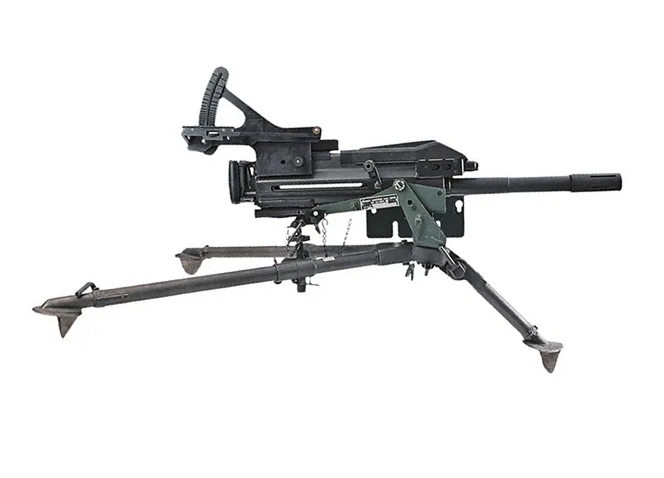
#> input picture v0512_tools/ref/mk19_level.png, 664 x 478 px, found by its file name
$ python mk19_v6.py
#> lines starting #> are read from the running program, lines starting #| are printed output that depends on the picture; after the words box and inside, x2 and y2 are one past the last pixel; in counts of white or black regions, pixels touching at a corner belong together
"""
Mk19 item sprite v5, same method as m230_v5.py. The user's photo (ref/mk19.png, on its tripod, seen from the front left)
is turned 13 deg so the barrel is level (ref/mk19_level.png); parts are laid out on a grid measured off that (1 cell =
8 px, origin (180, 72)); inside each part the shading comes from the photo's brightness in the cell; top edges lifted a
step, bottom edges dropped a step, outline. The tripod is left off (it's an item you hold); the cradle and its plate stay.
"""
from PIL import Image, ImageDraw
import numpy as np

SRC = np.asarray(Image.open('/home/claude/art/ref/mk19_level.png').convert('RGB')).astype(np.float32)
X0, Y0, S = 180, 72, 8
W, H = 58, 22
OUT = (20, 20, 26)
RAMP = {
    'blk': [(26, 27, 33), (38, 40, 48), (54, 57, 66), (74, 78, 89), (100, 105, 118), (134, 140, 154)],
    'olv': [(40, 52, 36), (58, 74, 50), (80, 98, 66), (106, 126, 88)],
    'bar': [(34, 36, 42), (52, 55, 63), (74, 78, 88), (104, 109, 120)],
}


def cell_lum(x, y):
    blk = SRC[Y0 + y * S:Y0 + (y + 1) * S, X0 + x * S:X0 + (x + 1) * S]
    m = blk.min(-1) < 238
    return blk.mean(-1)[m].mean() if m.any() else None


lab = np.full((H, W), '', dtype=object)


def fill(x0, y0, x1, y1, part):
    lab[y0:y1 + 1, x0:x1 + 1] = part


seg = np.zeros((H, W), int)      # which piece each cell belongs to (for the seam lines only)
_n = [0]


def poly(points_photo, part, thr=0.45, same=False, seam_only=False):
    """rasterise a polygon given in photo px and mark the cells it mostly covers"""
#> called with part = 'blk', thr = 0.45, same = False, seam_only = False
    im = Image.new('L', (W * S, H * S), 0)
#> im: PIL image 464x176 L; every value is 0
    ImageDraw.Draw(im).polygon([(x - X0, y - Y0) for x, y in points_photo], fill=255)
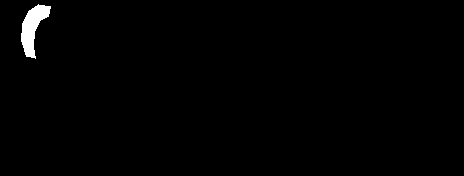
#> im: PIL image 464x176 L; 0.96% white; 1 white region, box (x1, y1, x2, y2) and area: (21, 4, 51, 59) 787
    cov = np.asarray(im, np.float32).reshape(H, S, W, S).mean(axis=(1, 3)) / 255
    if not same:
        _n[0] += 1
    m = cov >= thr
#> m: shape (22, 58) bool; 0.71% white in thin lines or dots, all inside (x1, y1, x2, y2) = (3, 1, 6, 7)
    if seam_only:
        m &= lab != ''
    else:
        lab[m] = part
    seg[m] = _n[0]


# ---- layout (photo px, levelled photo) ----
# arched ribbed grip and the brace down to the receiver top: a triangle frame with its hole
poly([(206, 128), (201, 112), (202, 96), (208, 83), (218, 76), (230, 78), (228, 88), (220, 92), (214, 104), (213, 118), (215, 130)], 'blk')
poly([(222, 86), (232, 86), (290, 126), (280, 134)], 'blk', 0.4)
#> in poly (call 2), `ImageDraw.Draw(im).polygon([(x - X0, y - Y0) for x, y in points_photo]..`: im: PIL image 464x176 L; 0.89% white; 1 white region, box (x1, y1, x2, y2) and area: (42, 14, 111, 63) 723
#> in poly (call 2), `m = cov >= thr`: m: shape (22, 58) bool; 1% white in thin lines or dots, all inside (x1, y1, x2, y2) = (6, 2, 14, 8)
# rear rail with its holes, and the knob under it
poly([(182, 124), (240, 124), (240, 142), (182, 142)], 'blk')
#> in poly (call 3), `ImageDraw.Draw(im).polygon([(x - X0, y - Y0) for x, y in points_photo]..`: im: PIL image 464x176 L; 1.4% white; 1 white region, box (x1, y1, x2, y2) and area: (2, 52, 61, 71) 1121
#> in poly (call 3), `m = cov >= thr`: m: shape (22, 58) bool; 1.7% white; 1 white region, box (x1, y1, x2, y2) and area: (0, 6, 8, 9) 22
poly([(208, 142), (222, 142), (222, 152), (208, 152)], 'blk')
#> in poly (call 4), `ImageDraw.Draw(im).polygon([(x - X0, y - Y0) for x, y in points_photo]..`: im: PIL image 464x176 L; 0.2% white; 1 white region, box (x1, y1, x2, y2) and area: (28, 70, 43, 81) 165
#> in poly (call 4), `m = cov >= thr`: m: shape (22, 58) bool; 0.16% white in thin lines or dots, all inside (x1, y1, x2, y2) = (3, 9, 5, 10)
# receiver: the raised rear section, the long top cover, the body, the rounded end cap, the lower rear step
poly([(236, 126), (322, 126), (322, 206), (236, 206)], 'blk')
#> in poly (call 5), `ImageDraw.Draw(im).polygon([(x - X0, y - Y0) for x, y in points_photo]..`: im: PIL image 464x176 L; 8.6% white; 1 white region, box (x1, y1, x2, y2) and area: (56, 54, 143, 135) 7047
#> in poly (call 5), `m = cov >= thr`: m: shape (22, 58) bool; 8.6% white; 1 white region, box (x1, y1, x2, y2) and area: (7, 7, 18, 17) 110
poly([(318, 142), (460, 136), (472, 150), (472, 206), (318, 206)], 'blk')
#> in poly (call 6), `ImageDraw.Draw(im).polygon([(x - X0, y - Y0) for x, y in points_photo]..`: im: PIL image 464x176 L; 12.8% white; 1 white region, box (x1, y1, x2, y2) and area: (138, 64, 293, 135) 10418
#> in poly (call 6), `m = cov >= thr`: m: shape (22, 58) bool; 13.5% white; 1 white region, box (x1, y1, x2, y2) and area: (17, 8, 37, 17) 172
poly([(318, 142), (460, 136), (472, 150), (472, 154), (318, 156)], 'blk', seam_only=True)   # the top cover over the body
#> in poly (call 7), `ImageDraw.Draw(im).polygon([(x - X0, y - Y0) for x, y in points_photo]..`: im: PIL image 464x176 L; 3% white; 1 white region, box (x1, y1, x2, y2) and area: (138, 64, 293, 85) 2437
#> in poly (call 7), `m = cov >= thr`: m: shape (22, 58) bool; 3.2% white in thin lines or dots, all inside (x1, y1, x2, y2) = (17, 8, 36, 11)
poly([(230, 158), (252, 158), (254, 202), (230, 202)], 'blk')
#> in poly (call 8), `ImageDraw.Draw(im).polygon([(x - X0, y - Y0) for x, y in points_photo]..`: im: PIL image 464x176 L; 1.3% white; 1 white region, box (x1, y1, x2, y2) and area: (50, 86, 75, 131) 1079
#> in poly (call 8), `m = cov >= thr`: m: shape (22, 58) bool; 1.2% white; 1 white region (1 under 20 px)
poly([(254, 200), (332, 200), (332, 216), (254, 216)], 'blk')
#> in poly (call 9), `ImageDraw.Draw(im).polygon([(x - X0, y - Y0) for x, y in points_photo]..`: im: PIL image 464x176 L; 1.6% white; 1 white region, box (x1, y1, x2, y2) and area: (74, 128, 153, 145) 1343
#> in poly (call 9), `m = cov >= thr`: m: shape (22, 58) bool; 1.6% white in thin lines or dots, all inside (x1, y1, x2, y2) = (9, 16, 19, 18)
poly([(470, 158), (480, 158), (480, 176), (470, 176)], 'blk')
#> in poly (call 10), `ImageDraw.Draw(im).polygon([(x - X0, y - Y0) for x, y in points_photo]..`: im: PIL image 464x176 L; 0.26% white; 1 white region, box (x1, y1, x2, y2) and area: (290, 86, 301, 105) 209
#> in poly (call 10), `m = cov >= thr`: m: shape (22, 58) bool; 0.31% white in thin lines or dots, all inside (x1, y1, x2, y2) = (36, 11, 38, 13)
# the cradle: black mounting plate with the notch, the olive plate and its arm
poly([(364, 204), (466, 204), (466, 240), (364, 240)], 'blk')
#> in poly (call 11), `ImageDraw.Draw(im).polygon([(x - X0, y - Y0) for x, y in points_photo]..`: im: PIL image 464x176 L; 4.7% white; 1 white region, box (x1, y1, x2, y2) and area: (184, 132, 287, 169) 3811
#> in poly (call 11), `m = cov >= thr`: m: shape (22, 58) bool; 5% white; 1 white region, box (x1, y1, x2, y2) and area: (23, 16, 36, 21) 64
poly([(356, 186), (438, 186), (440, 204), (356, 204)], 'olv')
#> in poly (call 12), `ImageDraw.Draw(im).polygon([(x - X0, y - Y0) for x, y in points_photo]..`:
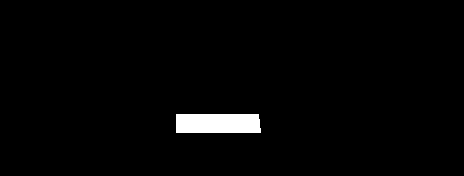
#> im: PIL image 464x176 L; 2% white; 1 white region, box (x1, y1, x2, y2) and area: (176, 114, 261, 133) 1596
#> in poly (call 12), `m = cov >= thr`: m: shape (22, 58) bool; 2.4% white; 1 white region, box (x1, y1, x2, y2) and area: (22, 14, 33, 17) 31
poly([(392, 186), (408, 184), (448, 244), (434, 248)], 'olv')
#> in poly (call 13), `ImageDraw.Draw(im).polygon([(x - X0, y - Y0) for x, y in points_photo]..`:
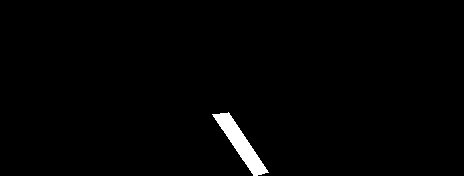
#> im: PIL image 464x176 L; 1.3% white; 1 white region, box (x1, y1, x2, y2) and area: (212, 112, 269, 176) 1101
#> in poly (call 13), `m = cov >= thr`: m: shape (22, 58) bool; 1.4% white in thin lines or dots, all inside (x1, y1, x2, y2) = (27, 14, 33, 22)
# barrel and flash suppressor
poly([(478, 172), (596, 172), (596, 189), (478, 189)], 'bar', 0.4)
#> in poly (call 14), `ImageDraw.Draw(im).polygon([(x - X0, y - Y0) for x, y in points_photo]..`:
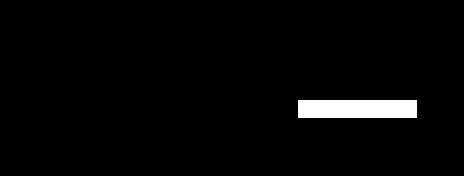
#> im: PIL image 464x176 L; 2.6% white; 1 white region, box (x1, y1, x2, y2) and area: (298, 100, 417, 118) 2142
#> in poly (call 14), `cov = np.asarray(im, np.float32).reshape(H, S, W, S).mean(axis=(1, 3))..`:
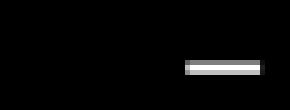
#> cov: shape (22, 58) float32 (shown 5 times larger); min 0, max 1, mean 0.0262
#> in poly (call 14), `m = cov >= thr`: m: shape (22, 58) bool; 3.4% white; 1 white region, box (x1, y1, x2, y2) and area: (37, 12, 52, 15) 44
poly([(590, 166), (642, 166), (642, 192), (590, 192)], 'bar')
#> in poly (call 15), `ImageDraw.Draw(im).polygon([(x - X0, y - Y0) for x, y in points_photo]..`:
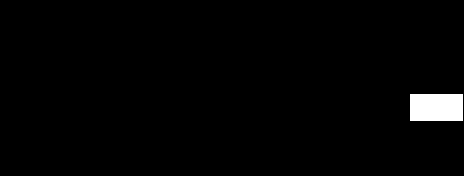
#> im: PIL image 464x176 L; 1.8% white; 1 white region, box (x1, y1, x2, y2) and area: (410, 94, 463, 121) 1431
#> in poly (call 15), `m = cov >= thr`:
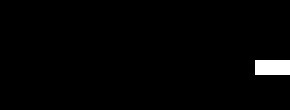
#> m: shape (22, 58) bool (shown 5 times larger); 1.6% white; 1 white region, box (x1, y1, x2, y2) and area: (51, 12, 58, 15) 21

img = np.zeros((H, W, 4), np.uint8)
for part, ramp in RAMP.items():
    cells = [(y, x) for y in range(H) for x in range(W) if lab[y, x] == part]
    raw = {(y, x): cell_lum(x, y) for y, x in cells}
    # calm the photo noise: each cell takes the median of itself and its same-part neighbours
    lums = []
    for y, x in cells:
        near = [raw.get((y + dy, x + dx)) for dy in (-1, 0, 1) for dx in (-1, 0, 1)]
        near = [v for v in near if v is not None]
        lums.append(float(np.median(near)) if near else None)
    vals = [v for v in lums if v is not None]
    lo, hi = np.percentile(vals, 5), np.percentile(vals, 95)
    for (y, x), v in zip(cells, lums):
        t = 0.5 if v is None else float(np.clip((v - lo) / max(1.0, hi - lo), 0, 1))
        i = min(len(ramp) - 1, int(t * len(ramp)))
        if y == 0 or lab[y - 1, x] != part:
            i = min(len(ramp) - 1, i + 1)
        elif y == H - 1 or lab[y + 1, x] != part:
            i = max(0, i - 1)
        img[y, x] = ramp[i] + (255,)


def cell(px, py):
    return int((px - X0) / S), int((py - Y0) / S)


def put(px, py, c):
    x, y = cell(px, py)
    if lab[y, x]:
        img[y, x] = c + (255,)


# ---- seams: a dark line where one part meets another, so the parts read apart (shading untouched elsewhere) ----
def seams():
    for y in range(H):
        for x in range(W):
            if not lab[y, x]:
                continue
            left = x > 0 and lab[y, x - 1] and seg[y, x - 1] != seg[y, x]
            up = y > 0 and lab[y - 1, x] and seg[y - 1, x] != seg[y, x]
            if left or up:
                ramp = RAMP[lab[y, x]]
                dark = ramp[0] if tuple(img[y, x, :3]) != ramp[0] else OUT
                img[y, x] = dark + (255,)


seams()

# ---- hand touches ----
B = RAMP['blk']
# ribs on the grip: every other cell along the arc a step lighter
arc = sorted({cell(px, py) for px, py in [(207, 124), (204, 116), (203, 108), (204, 100), (207, 92), (211, 85), (217, 80), (224, 78)]}, key=lambda c: -c[1])
for k, (x, y) in enumerate(arc):
    if lab[y, x]:
        img[y, x] = (B[4] if k % 2 else B[1]) + (255,)
# the long feed slot along the side, lit
for px in range(274, 360, S):
    put(px, 183, (196, 200, 208))
put(274, 183, (230, 232, 236))
# pivot bolt on the cradle, the charging knob, the data plate on the cradle
put(397, 183, (200, 204, 210))
put(338, 164, (150, 154, 162))
put(372, 197, (220, 216, 190))
put(380, 197, (220, 216, 190))
# flash suppressor slots
for px in (606, 622):
    put(px, 172, (20, 20, 26))
# the hole in the grip triangle
x, y = cell(236, 112)
if lab[y, x]:
    img[y, x] = (0, 0, 0, 0)
    lab[y, x] = ''

# ---- outline ----
pad = np.zeros((H + 2, W + 2, 4), np.uint8)
pad[1:-1, 1:-1] = img
pa = pad[..., 3] > 0
out = pad.copy()
for y in range(H + 2):
    for x in range(W + 2):
        if not pa[y, x] and any(0 <= y + dy < H + 2 and 0 <= x + dx < W + 2 and pa[y + dy, x + dx]
                                for dx, dy in ((1, 0), (-1, 0), (0, 1), (0, -1))):
            out[y, x] = OUT + (255,)
im = Image.fromarray(out, 'RGBA')
im.resize((im.width * 2, im.height * 2), Image.NEAREST).save('/home/claude/art/out/Mk19Launcher.png')

big = im.resize((im.width * 10, im.height * 10), Image.NEAREST)
ph = Image.open('/home/claude/art/ref/mk19_level.png').convert('RGBA').crop((X0 - S, Y0 - S, X0 + (W + 1) * S, Y0 + (H + 1) * S))
ph = ph.resize((big.width, int(ph.height * big.width / ph.width)), Image.LANCZOS)
sheet = Image.new('RGBA', (big.width * 2 + 30, big.height + 20), (200, 205, 210, 255))
sheet.alpha_composite(ph, (10, 10)); sheet.alpha_composite(big, (big.width + 20, 10))
sheet.save('/home/claude/art/mk19_cmp.png')
print(im.size)
#| (60, 24)
